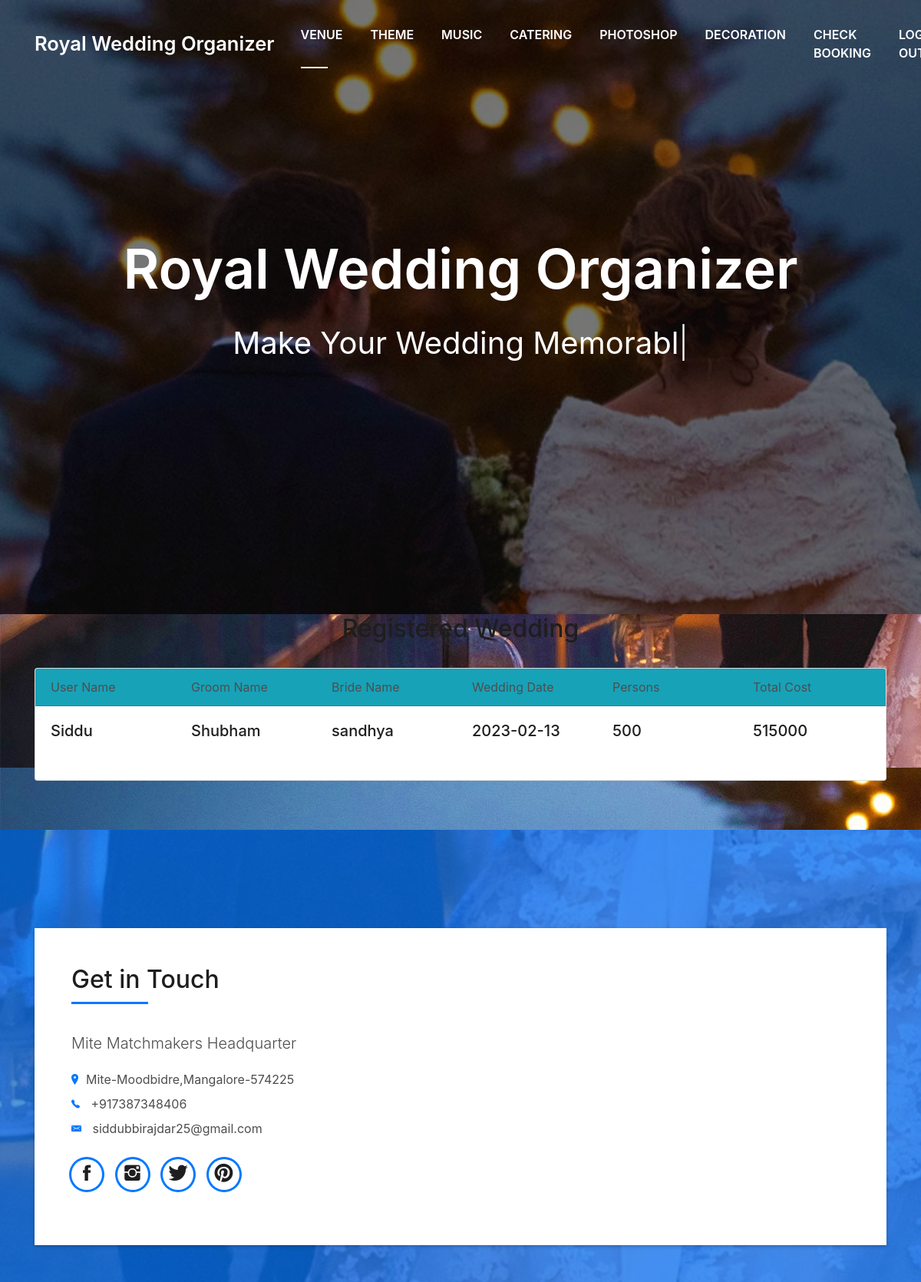
Screenshot of /dasboard.php (signed in) with the database file from the repository.
### tables this page shows
CREATE TABLE `registration` (
  `reg_id` int(11) NOT NULL,
  `name` varchar(30) NOT NULL,
  `dname` varchar(30) NOT NULL,
  `dlname` varchar(30) NOT NULL,
  `date` varchar(30) NOT NULL,
  `pno` varchar(20) NOT NULL,
  `vid` int(11) NOT NULL,
  `mid` int(11) NOT NULL,
  `cid` int(11) NOT NULL,
  `did` int(11) NOT NULL,
  `tid` int(11) NOT NULL,
  `pid` int(11) NOT NULL
);

CREATE TABLE `catering` (
  `cid` int(11) NOT NULL,
  `name` varchar(30) NOT NULL,
  `price` varchar(30) NOT NULL,
  `descr` varchar(90) NOT NULL
);

CREATE TABLE `theme` (
  `tid` int(11) NOT NULL,
  `name` varchar(30) NOT NULL,
  `price` varchar(30) NOT NULL,
  `descr` varchar(30) NOT NULL
);

CREATE TABLE `music` (
  `mid` int(11) NOT NULL,
  `name` varchar(30) NOT NULL,
  `price` varchar(30) NOT NULL,
  `descr` varchar(30) NOT NULL
);

CREATE TABLE `photoshop` (
  `pid` int(11) NOT NULL,
  `name` varchar(30) NOT NULL,
  `price` varchar(30) NOT NULL,
  `descr` varchar(90) NOT NULL
);

CREATE TABLE `decoration` (
  `did` int(11) NOT NULL,
  `name` varchar(30) NOT NULL,
  `price` varchar(30) NOT NULL,
  `descr` varchar(90) NOT NULL
);

CREATE TABLE `venue` (
  `vid` int(11) NOT NULL,
  `name` varchar(30) NOT NULL,
  `price` varchar(30) NOT NULL,
  `descr` varchar(30) NOT NULL
);

### dasboard.php (the view, shortened to what this page needs)
<?php
  include('action.php');
?>
<!DOCTYPE html>
<html lang="en">
<head>
  <link href="lib/bootstrap/css/bootstrap.min.css" rel="stylesheet">
  <link href="lib/font-awesome/css/font-awesome.min.css" rel="stylesheet">
  <link href="lib/animate/animate.min.css" rel="stylesheet">
  <link href="lib/ionicons/css/ionicons.min.css" rel="stylesheet">
  <link href="lib/owlcarousel/assets/owl.carousel.min.css" rel="stylesheet">
  <link href="lib/lightbox/css/lightbox.min.css" rel="stylesheet">
  <link href="css/style.css" rel="stylesheet">
</head>
<body id="page-top">
  <nav class="navbar navbar-b navbar-trans navbar-expand-md fixed-top" id="mainNav">
    <div class="container">
      <a class="navbar-brand js-scroll" href="#page-top">Royal Wedding Organizer</a>
      <div class="navbar-collapse collapse justify-content-end" id="navbarDefault">
        <ul class="navbar-nav">
          <li class="nav-item">
            <a class="nav-link js-scroll active" href="registration/venue.php">Venue</a>
          </li>
          <li class="nav-item">
            <a class="nav-link js-scroll" href="registration/theme.php">Theme</a>
          </li>
          <li class="nav-item">
            <a class="nav-link js-scroll" href="registration/music.php">Music</a>
          </li>
          <li class="nav-item">
            <a class="nav-link js-scroll" href="registration/catering.php">Catering</a>
          </li>
           <li class="nav-item">
            <a class="nav-link js-scroll" href="registration/photoshop.php">PhotoShop</a>
          </li>
          <li class="nav-item">
            <a class="nav-link js-scroll" href="registration/decoration.php">Decoration</a>
          </li>
          <li class="nav-item">
            <a class="nav-link js-scroll" href="checkbooking.php">Check Booking</a>
          </li>
          <li class="nav-item">
            <a class="nav-link js-scroll" href="registration/logout.php">Log out</a>
          </li>
        </ul>
      </div>
    </div>
  </nav>
  <div id="home" class="intro route bg-image" style="background-image: url(marriage.jpg)">
    <div class="overlay-itro"></div>
    <div class="intro-content display-table">
      <div class="table-cell">
        <div class="container">
          <h1 class="intro-title mb-4">Royal Wedding Organizer</h1>
          <p class="intro-subtitle"><span class="text-slider-items">Make Your Wedding Memorable,Hire Us. Rest on Us</span><strong class="text-slider"></strong></p>
        </div>
      </div>
    </div>
  </div>
  <h2 class="text-center">Registered Wedding</h2>
  <br>
   <div class="container">
     <div class="card">
       <div class="card-header bg-info">
         <div class="row">
           <div class="col-md-2"> User Name</div>
           <div class="col-md-2">Groom Name</div>
           <div class="col-md-2">Bride Name</div>
           <div class="col-md-2">Wedding Date</div>
           <div class="col-md-2">Persons</div>
           <div class="col-md-2">Total Cost</div>
         </div>
       </div>
        <div class="card-body">
          <?php
            if (isset($_SESSION['name'])) {
               $sql="SELECT * FROM registration";
               $run=mysqli_query($con,$sql);
               while($row=mysqli_fetch_array($run)){
                $name=$row['name'];
                $d1name=$row['dname'];
                $dlname=$row['dlname'];
                $date=$row['date'];
                $pno=$row['pno'];
                $s=$pno*100;
                 $vid=$row['vid'];
                $tid=$row['tid'];
                $did=$row['did'];
                $pid=$row['pid'];
                $cid=$row['cid'];
                $mid=$row['mid'];
              $sql1="SELECT * FROM catering WHERE cid='$cid' ";
              $run1=mysqli_query($con,$sql1);
              $row=mysqli_fetch_array($run1);
              $price1=$row['price'];
              $sql1="SELECT * FROM theme WHERE tid='$tid' ";
              $run1=mysqli_query($con,$sql1);
              $row=mysqli_fetch_array($run1);
              $price2=$row['price'];
              $sql1="SELECT * FROM music WHERE mid='$mid' ";
              $run1=mysqli_query($con,$sql1);
              $row=mysqli_fetch_array($run1);
              $price3=$row['price'];
              $sql1="SELECT * FROM photoshop WHERE pid='$pid' ";
              $run1=mysqli_query($con,$sql1);
              $row=mysqli_fetch_array($run1);
              $price4=$row['price'];
              $sql1="SELECT * FROM decoration WHERE did='$did' ";
              $run1=mysqli_query($con,$sql1);
              $row=mysqli_fetch_array($run1);
              $price5=$row['price'];
              $sql1="SELECT * FROM venue WHERE vid='$vid' ";
              $run1=mysqli_query($con,$sql1);
              $row=mysqli_fetch_array($run1);
              $price6=$row['price'];
              $sum=$price1+$price2+$price3+$price4+$price5+$price6+$s;
                echo " <div class='row'>
                        <div class='col-md-2'><h5>$name</h5></div>
                        <div class='col-md-2'><h5>$d1name</h5></div>
                        <div class='col-md-2'><h5>$dlname</h5></div>
                        <div class='col-md-2'><h5>$date</h5></div>
                        <div class='col-md-2'><h5>$pno</h5> </div>
                        <div class='col-md-2'><h5>$sum</h5></div>
                       </div><br>";
               }
            }
          ?>
       </div>
     </div>
   </div>
  <section class="paralax-mf footer-paralax bg-image sect-mt4 route" style="background-image: url(marriage.jpg)">
    <div class="container">
      <div class="row">
        <div class="col-sm-12">
          <div class="contact-mf">
            <div id="contact" class="box-shadow-full">
              <div class="row">
                <div class="col-md-6">
                  <div class="title-box-2 pt-4 pt-md-0">
                    <h5 class="title-left">
                      Get in Touch
                    </h5>
                  </div>
                  <div class="more-info">
                    <p class="lead">
                      Mite Matchmakers Headquarter
                     </p>
                    <ul class="list-ico">
                      <li><span class="ion-ios-location"></span>Mite-Moodbidre,Mangalore-574225</li>
                      <li><span class="ion-ios-telephone"></span> +917387348406</li>
                      <li><span class="ion-email"></span> siddubbirajdar25@gmail.com</li>
                    </ul>
                  </div>
                  <div class="socials">
                    <ul>
                      <li><a href=""><span class="ico-circle"><i class="ion-social-facebook"></i></span></a></li>
                      <li><a href=""><span class="ico-circle"><i class="ion-social-instagram"></i></span></a></li>
                      <li><a href=""><span class="ico-circle"><i class="ion-social-twitter"></i></span></a></li>
                      <li><a href=""><span class="ico-circle"><i class="ion-social-pinterest"></i></span></a></li>
                    </ul>
                  </div>
                </div>
              </div>
            </div>
          </div>
        </div>
      </div>
    </div>
  </section>
</body>
</html>

### css/style.css (style rules this page uses)
body { background-color: #f5f5f5; color: #4e4e4e; background-image: url("marriage.jpg"); }
h1, h2, h3, h4, h5, h6 { color: #1e1e1e; }
a { color: #1e1e1e; transition: all 0.5s ease-in-out; }
.box-shadow, .paralax-mf, .service-box, .work-box, .card-blog { box-shadow: 0 13px 8px -10px rgba(0, 0, 0, 0.1); }
.bg-image { background-repeat: no-repeat; background-attachment: fixed; background-size: cover; background-position: center center; }
.paralax-mf { position: relative; padding: 8rem 0; }
.display-table { width: 100%; height: 100%; display: table; }
.table-cell { display: table-cell; vertical-align: middle; }
.sect-mt4 { margin-top: 4rem; }
.title-box-2 { margin-bottom: 3rem; }
.title-left { font-size: 2rem; position: relative; }
.title-left:before { content: ''; position: absolute; height: 3px; background-color: #0078ff; width: 100px; bottom: -12px; }
.box-shadow-full { padding: 3rem 1.25rem; position: relative; background-color: #fff; margin-bottom: 3rem; z-index: 2; box-shadow: 0 1px 1px 0 rgba(0, 0, 0, 0.06), 0 2px 5px 0 rgba(0, 0, 0, 0.2); }
.socials { padding: 1.5rem 0; }
.socials ul li { display: inline-block; }
.socials .ico-circle { height: 40px; width: 40px; font-size: 1.7rem; border-radius: 50%; line-height: 1.4; margin: 0 15px 0 0; box-shadow: 0 0 0 3px #0078ff; transition: all 500ms ease; }
.ul-resect, .socials ul, .list-ico, .blog-wrapper .post-meta ul, .box-comments .list-comments, .widget-sidebar .list-sidebar, .widget-tags ul { list-style: none; padding-left: 0; margin-bottom: 0; }
.list-ico { line-height: 2; }
.list-ico span { color: #0078ff; margin-right: 10px; }
.ico-circle { height: 100px; width: 100px; font-size: 2rem; border-radius: 50%; line-height: 1.55; margin: 0 auto; text-align: center; box-shadow: 0 0 0 10px #0078ff; display: block; }
.navbar-b { transition: all .5s ease-in-out; background-color: transparent; padding-top: 1.563rem; padding-bottom: 1.563rem; }
.navbar-b.navbar-trans .nav-item, .navbar-b.navbar-reduce .nav-item { position: relative; padding-right: 10px; padding-left: 0; }
.navbar-b.navbar-trans .nav-link, .navbar-b.navbar-reduce .nav-link { color: #fff; text-transform: uppercase; font-weight: 600; }
.navbar-b.navbar-trans .nav-link:before, .navbar-b.navbar-reduce .nav-link:before { content: ''; position: absolute; margin-left: 0px; width: 0%; bottom: 0; left: 0; height: 2px; transition: all 500ms ease; }
.navbar-b.navbar-trans .show > .nav-link:before, .navbar-b.navbar-trans .active > .nav-link:before, .navbar-b.navbar-trans .nav-link.show:before, .navbar-b.navbar-trans .nav-link.active:before, .navbar-b.navbar-reduce .show > .nav-link:before, .navbar-b.navbar-reduce .active > .nav-link:before, .navbar-b.navbar-reduce .nav-link.show:before, .navbar-b.navbar-reduce .nav-link.active:before { width: 35px; }
.navbar-b.navbar-trans .nav-link:before { background-color: #fff; }
.navbar-b.navbar-trans .show > .nav-link, .navbar-b.navbar-trans .active > .nav-link, .navbar-b.navbar-trans .nav-link.show, .navbar-b.navbar-trans .nav-link.active { color: #fff; }
.navbar-b .navbar-brand { color: #fff; font-size: 1.6rem; font-weight: 600; }
.intro { height: 100vh; position: relative; color: #fff; }
.intro .intro-content { text-align: center; position: absolute; }
.intro .overlay-itro { background-color: rgba(0, 0, 0, 0.6); position: absolute; top: 0; left: 0px; padding: 0; height: 100%; width: 100%; opacity: .9; }
.intro .intro-title { color: #fff; font-weight: 600; font-size: 3rem; }
.intro .intro-subtitle { font-size: 1.5rem; font-weight: 300; }
.footer-paralax { padding: 4rem 0 0 0; }
.contact-mf { margin-top: 4rem; }
@media (min-width: 768px) { .box-shadow-full { padding: 3rem; } }
@media (min-width: 768px) { .navbar-b.navbar-trans .nav-item, .navbar-b.navbar-reduce .nav-item { padding-left: 10px; } }
@media (min-width: 768px) { .navbar-b.navbar-trans .nav-link:before, .navbar-b.navbar-reduce .nav-link:before { margin-left: 18px; } }
@media (min-width: 768px) { .intro .intro-title { font-size: 4.5rem; } }
@media (min-width: 768px) { .intro .intro-subtitle { font-size: 2.5rem; } }

### rows the page displays
registration: name "Siddu", dname "Shubham", dlname "sandhya", date "2023-02-13", pno "500", sum "515000"
